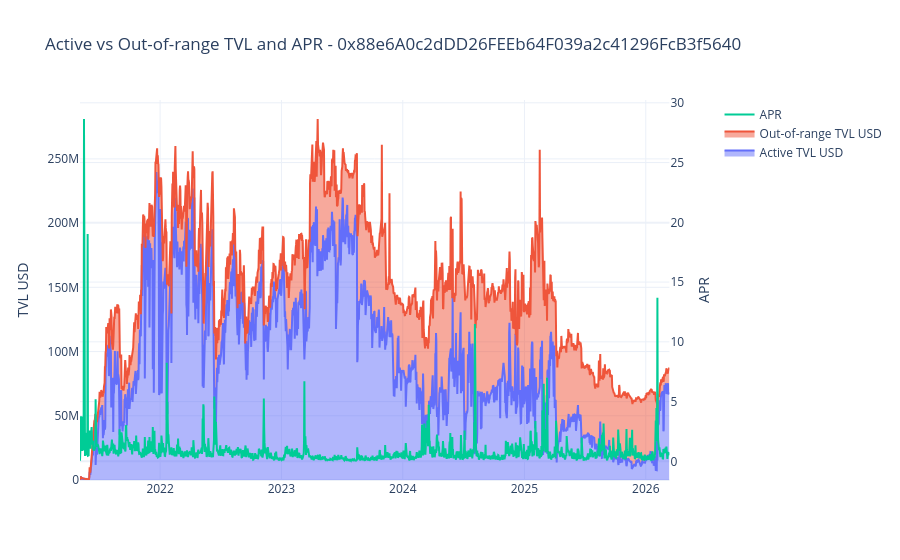

The notebook cell saved with this chart:
### Code cell
filters, params = build_filters(pool=POOL, date_from=DATE_FROM, date_to=DATE_TO)

fee_df = query_df(
    dedent(
        f"""
        SELECT
            date,
            tvl_total_token0 AS tvl_total_usd,
            tvl_active_token0 AS tvl_active_usd,
            tvl_outofrange_token0 AS tvl_outofrange_usd,
            fees_token0_equiv AS fees_usdc_equiv,
            apr
        FROM mart_fee_yield_daily
        {filters}
        ORDER BY date
        """
    ),
    params,
)

fig = make_subplots(specs=[[{"secondary_y": True}]])
fig.add_trace(go.Scatter(x=fee_df["date"], y=fee_df["tvl_active_usd"], stackgroup="one", name="Active TVL USD", mode="lines"), secondary_y=False)
fig.add_trace(go.Scatter(x=fee_df["date"], y=fee_df["tvl_outofrange_usd"], stackgroup="one", name="Out-of-range TVL USD", mode="lines"), secondary_y=False)
fig.add_trace(go.Scatter(x=fee_df["date"], y=fee_df["apr"], name="APR", mode="lines"), secondary_y=True)
fig.update_layout(title=f"Active vs Out-of-range TVL and APR - {POOL}", template="plotly_white", hovermode="x unified")
fig.update_yaxes(title_text="TVL USD", secondary_y=False)
fig.update_yaxes(title_text="APR", secondary_y=True)
fig.show()

fee_df.tail()

### Figure 1 — Plotly figure (JSON) as saved in the notebook; plotly's stock layout.template omitted (floating-point values rounded to 4 significant figures; data arrays with more than 128 entries replaced by an {"elided": "..."} marker saying what was removed)
{"data": [{"mode": "lines", "name": "Active TVL USD", "stackgroup": "one", "type": "scatter", "x": {"elided": "1774 str values"}, "xaxis": "x", "y": {"elided": "1774 float values"}, "yaxis": "y"}, {"mode": "lines", "name": "Out-of-range TVL USD", "stackgroup": "one", "type": "scatter", "x": {"elided": "1774 str values"}, "xaxis": "x", "y": {"elided": "1774 float values"}, "yaxis": "y"}, {"mode": "lines", "name": "APR", "type": "scatter", "x": {"elided": "1774 str values"}, "xaxis": "x", "y": {"elided": "1774 float values"}, "yaxis": "y2"}], "layout": {"hovermode": "x unified", "title": {"text": "Active vs Out-of-range TVL and APR - 0x88e6A0c2dDD26FEEb64F039a2c41296FcB3f5640"}, "xaxis": {"anchor": "y", "domain": [0, 0.94]}, "yaxis": {"anchor": "x", "domain": [0, 1], "title": {"text": "TVL USD"}}, "yaxis2": {"anchor": "x", "overlaying": "y", "side": "right", "title": {"text": "APR"}}}}
